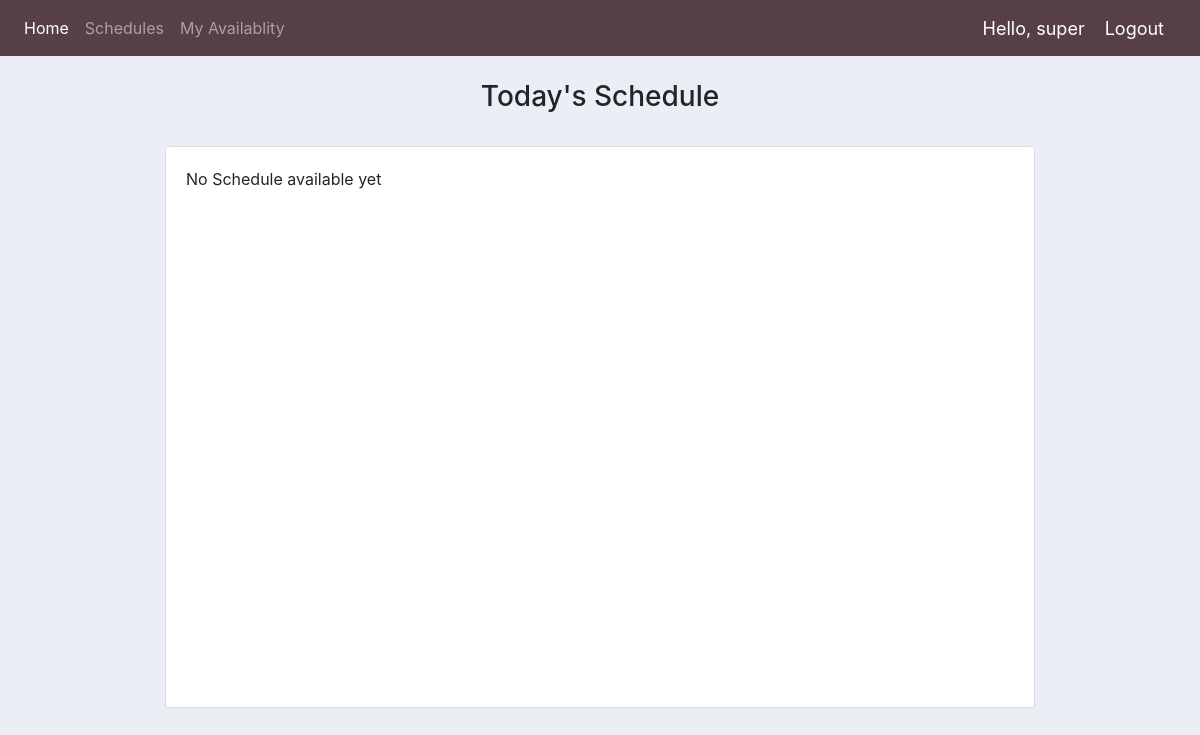
The app's page /account/ (signed in), older data.
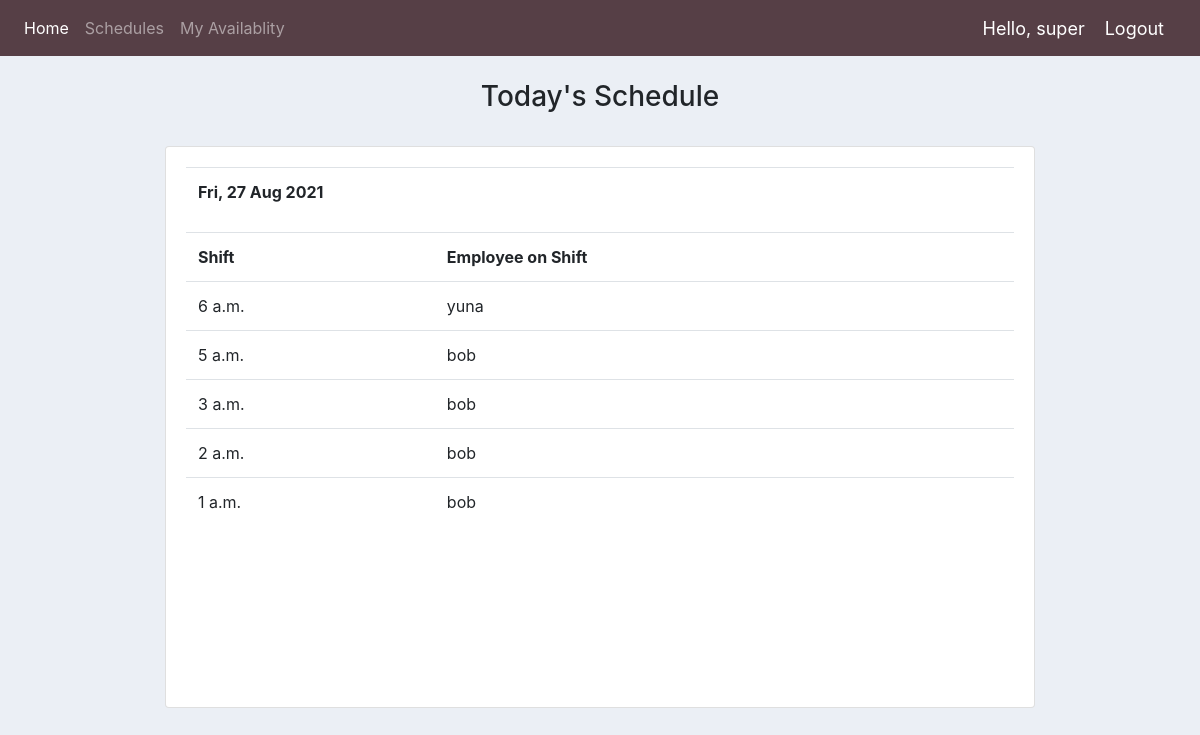
The same page, newer data.
### account/models.py (models this page shows, shortened)
class Schedule(models.Model):
    date = models.DateField()
    shift = models.TimeField(default=dt.time(00, 00), auto_now=False, auto_now_add=False)
    employee = models.ForeignKey(User, null = True, on_delete=models.CASCADE)
    rank = models.PositiveIntegerField(default=0)
    class Meta:
        unique_together = ("date", "shift")

### account/views.py (the view)
# urls.py: path('', views.index, name="index"),
@login_required(login_url='login')
def index(request):
    schedule = Schedule.objects.order_by('-date','-shift')
    schedule_date_list = []
    for i in schedule:
        if i.date not in schedule_date_list:
            if i.date == date.today():
                schedule_date_list.append(i.date)
    print('SCHEDULE DATE LIST',schedule_date_list)
    context = {'schedule':schedule, 'schedule_date_list':schedule_date_list}
    return render(request, 'account/home.html', context)

### account/templates/account/home.html
{%  extends 'account/index.html' %}
{% block content %}
<br>
<h3>Today's Schedule</h3>
<br>
<div class="row justify-content-center">
    <div class="col-lg-9">
        <div class="card card-body">
            <div style="overflow: auto; height: 65vh;">
                {% if schedule_date_list|length > 0 %}
                    {% for d in schedule_date_list %}
                        <table class="table">
                            <tr>
                                <th>{{d|date:"D, j M Y"}}</th>
                            </tr>
                            <table class="table">
                                <tr>
                                    <th>Shift</th>
                                    <th>Employee on Shift</th>
                                </tr>
                                {% for i in schedule %}
                                {% if i.date == d %}
                                    <tr>
                                        <td>{{i.shift}}</td>
                                        <td>{{i.employee}}</td>
                                    </tr>
                                    {% endif %}
                                {% endfor %}
                            </table>
                        </table>
                    {% endfor %}
                {% else %}
                        <p>No Schedule available yet</p>
                {% endif %}
            </div>
        </div>
    </div>
</div>
{% endblock %}

Row changes from the older to the newer data that the page shows:
added Schedule: schedule_date_list "Fri, 27 Aug 2021", shift "6 a.m.", employee "yuna"
added Schedule: shift "5 a.m.", employee "bob"
added Schedule: shift "3 a.m.", employee "bob"
added Schedule: shift "2 a.m.", employee "bob"
added Schedule: shift "1 a.m.", employee "bob"
Text that changed along with them:
new list line: "Shift Employee on Shift"
text no longer shown: "No Schedule available yet"
